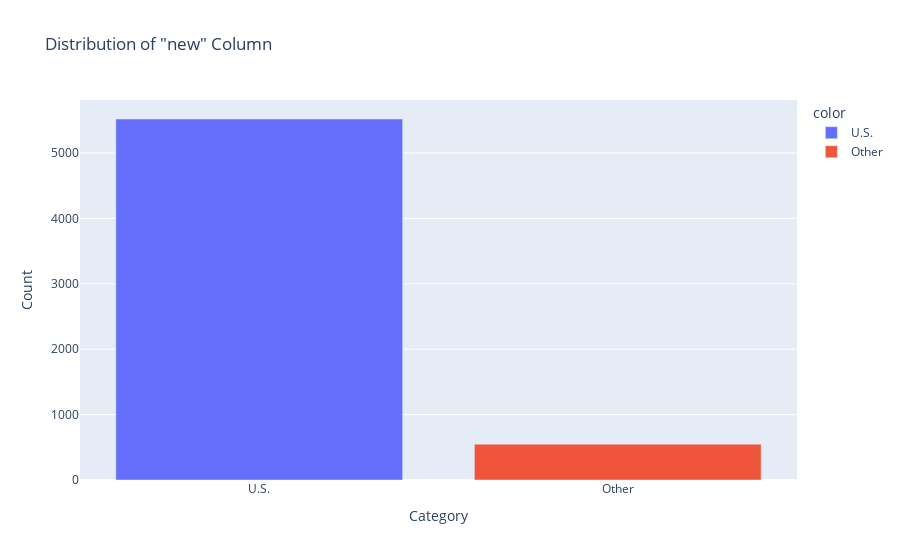

The cell this chart's notebook holds for it:
### Code cell
import plotly.express as px

us_count = new_df[new_df['SubjectsBirthLocation'] == 1].shape[0]
other_count = new_df[new_df['SubjectsBirthLocation'] == 0].shape[0]

fig = px.bar(x=['U.S.', 'Other'], y=[us_count, other_count], title='Distribution of "new" Column',color=['U.S.', 'Other'])
fig.update_xaxes(title='Category')
fig.update_yaxes(title='Count')

fig.show()

### Figure 1 — Plotly figure (JSON) as saved in the notebook; plotly's stock layout.template omitted (floating-point values rounded to 4 significant figures)
{"data": [{"alignmentgroup": "True", "hovertemplate": "color=U.S.<br>x=%{x}<br>y=%{y}<extra></extra>", "legendgroup": "U.S.", "marker": {"color": "#636efa", "pattern": {"shape": ""}}, "name": "U.S.", "offsetgroup": "U.S.", "orientation": "v", "showlegend": true, "textposition": "auto", "type": "bar", "x": ["U.S."], "xaxis": "x", "y": [5520], "yaxis": "y"}, {"alignmentgroup": "True", "hovertemplate": "color=Other<br>x=%{x}<br>y=%{y}<extra></extra>", "legendgroup": "Other", "marker": {"color": "#EF553B", "pattern": {"shape": ""}}, "name": "Other", "offsetgroup": "Other", "orientation": "v", "showlegend": true, "textposition": "auto", "type": "bar", "x": ["Other"], "xaxis": "x", "y": [548], "yaxis": "y"}], "layout": {"barmode": "relative", "legend": {"title": {"text": "color"}, "tracegroupgap": 0}, "title": {"text": "Distribution of \"new\" Column"}, "xaxis": {"anchor": "y", "domain": [0, 1], "title": {"text": "Category"}}, "yaxis": {"anchor": "x", "domain": [0, 1], "title": {"text": "Count"}}}}
